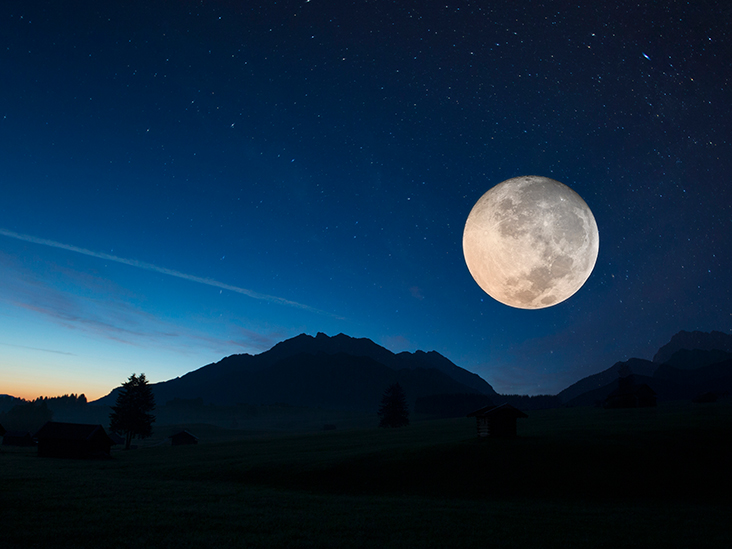
#> input picture testImg1.jpg, 732 x 549 px
$ python -i ex1_utils.py   (imports and definitions only)   (older library calls are emulated)
#> lines starting #> are read from the running program, lines starting #| are printed output that depends on the picture
#> further down, picture is the input picture: shape (549, 732, 3); mean B, G, R 66.7, 43.4, 16.8
"""
        '########:'##::::'##::::'##:::
         ##.....::. ##::'##:::'####:::
         ##::::::::. ##'##::::.. ##:::
         ######:::::. ###::::::: ##:::
         ##...:::::: ## ##:::::: ##:::
         ##:::::::: ##:. ##::::: ##:::
         ########: ##:::. ##::'######:
        ........::..:::::..:::......::
"""
from typing import List
import matplotlib.pyplot as plt
import cv2
import numpy as np
LOAD_GRAY_SCALE = 1
LOAD_RGB = 2


# [48 lines left out: functions myID, imReadAndConvert, imDisplay, not called in this run]


def transformRGB2YIQ(imgRGB: np.ndarray) -> np.ndarray:
    """
    Converts an RGB image to YIQ color space
    :param imgRGB: An Image in RGB
    :return: A YIQ in image color space
    """

    # 4.3A
    matrix = np.array([[0.299, 0.587, 0.114],
                    [0.596, -0.275, -0.321],
                    [0.212, -0.523, 0.311]])

    matrix_RGB2YIQ = np.dot(imgRGB, matrix.T.copy())   # Multiplication between matrices
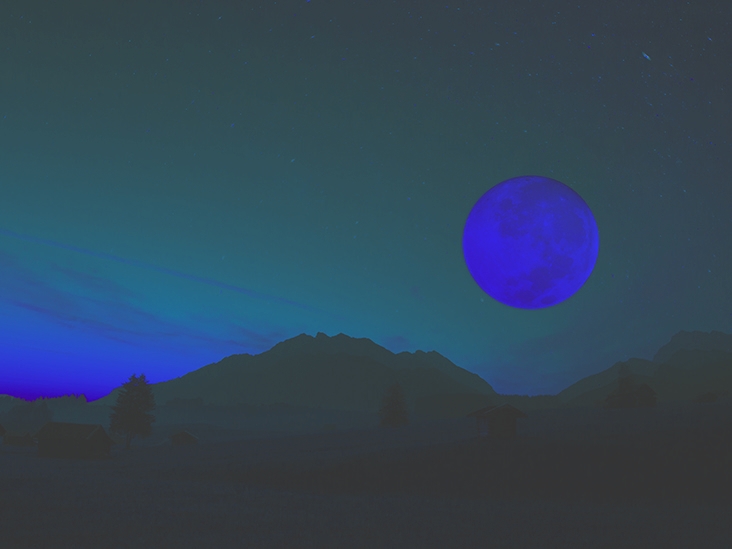
#> matrix_RGB2YIQ: shape (549, 732, 3) float64; mean B, G, R 47.3, 22.4, -3.3; drawn with min black and max white

    return matrix_RGB2YIQ


def transformYIQ2RGB(imgYIQ: np.ndarray) -> np.ndarray:
    """
      Converts an YIQ image to RGB color space
      :param imgYIQ: An Image in YIQ
      :return: A RGB in image color space
      """

    # 4.3B
    matrix = np.array([[0.299, 0.587, 0.114],
                    [0.596, -0.275, -0.321],
                    [0.212, -0.523, 0.311]])
    matrix_inverse = np.linalg.inv(matrix)   # find the inverse matrix
    matrix_YIQ2RGB = np.dot(imgYIQ, matrix_inverse.T.copy())   # Multiplication between matrices

    return matrix_YIQ2RGB


def hsitogramEqualize(imgOrig: np.ndarray) -> (np.ndarray, np.ndarray, np.ndarray):
    """
        Equalizes the histogram of an image
        :param imgOrig: Original Histogram
        :ret
    """
    # 4.4
    imageIsRGB = False  # flag check

    if len(imgOrig.shape) == 3:  # check that is RGB image
        imageIsRGB = True
        yiqImage = transformRGB2YIQ(imgOrig)   # transform image from RGB TO YIQ
        imgOrig = yiqImage[:, :, 0]    # Y channel of the YIQ image
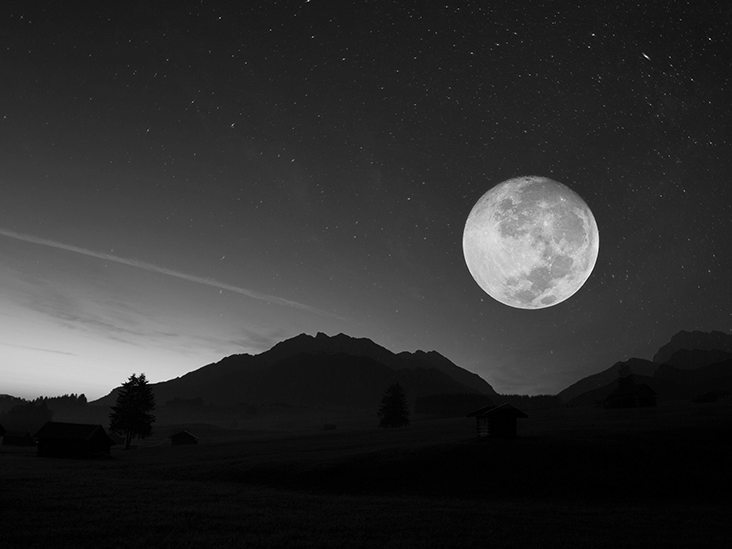
#> imgOrig: shape (549, 732) float64; min 0, max 254.4, mean 47.3

    imgOrig = cv2.normalize(imgOrig, None, 0, 255, cv2.NORM_MINMAX)
    imgOrig = imgOrig.astype('uint8')  # cast all the pixels to integers type
    histOrg = np.histogram(imgOrig.flatten(), bins=256)[0]  # Calculate Image Histogram
#> histOrg = 256 values, max 15648 at index 2, min 0 at index 244, mean 1569.8
    cs = np.cumsum(histOrg)  # Calculate Cumulative Sum(CumSum)
#> cs = 256 values from 1432 to 401868
    imgEq = cs[imgOrig]     # the new image with the equalized histogram
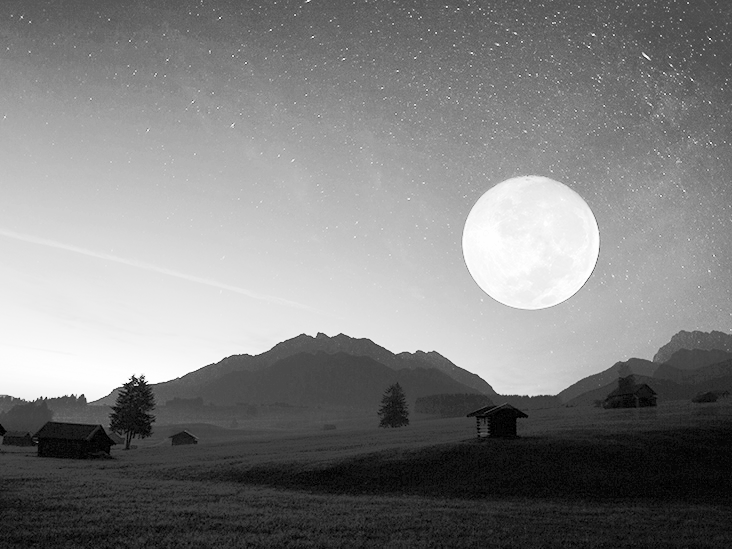
#> imgEq: shape (549, 732) int64; min 1432, max 401868, mean 203440.9; drawn with min black and max white
    imgEq = cv2.normalize(imgEq, None, 0, 255, cv2.NORM_MINMAX)
    imgEq = imgEq.astype('uint8') # cast all the pixels to integers type
    histEq = np.histogram(imgEq.flatten(), bins=256)[0]    # Calculate Image Histogram
#> histEq = 256 values, max 15648 at index 17, min 0 at index 1, mean 1569.8

    if imageIsRGB:  # flag check
        yiqImage[:, :, 0] = imgEq / 255  # Y channel of the YIQ image and normalize
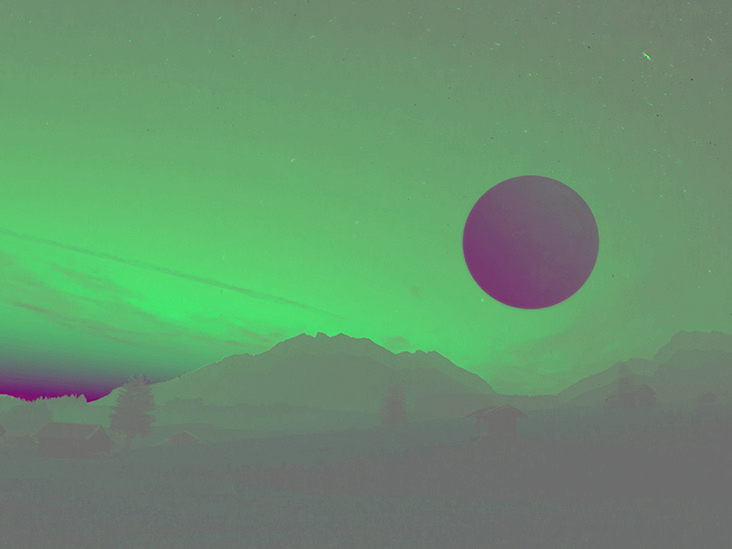
#> yiqImage: shape (549, 732, 3) float64; mean B, G, R 0.5, 22.4, -3.3; drawn with min black and max white
        imgEq = transformYIQ2RGB(yiqImage)     # transform image from YIQ TO RGB
#> in transformYIQ2RGB, `matrix_YIQ2RGB = np.dot(imgYIQ, matrix_inverse.T.copy())`:
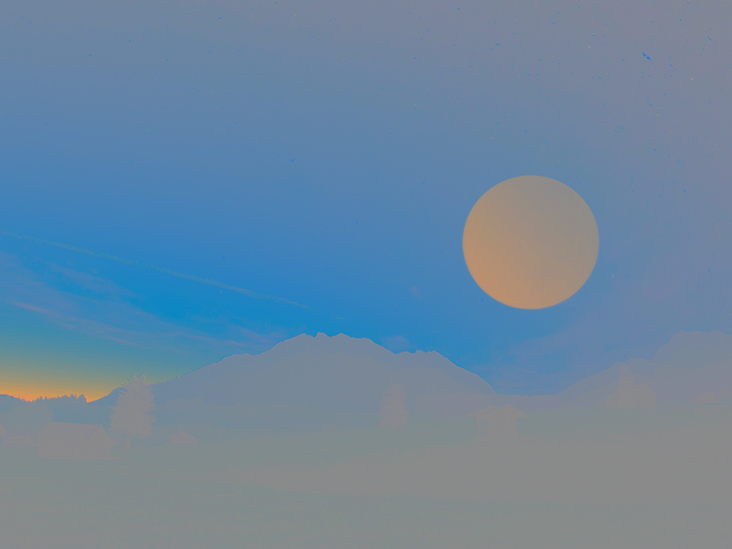
#> matrix_YIQ2RGB: shape (549, 732, 3) float64; mean B, G, R 19.9, -3.4, -30; drawn with min black and max white

    return imgEq, histOrg, histEq


# [83 lines left out: functions caclculate_middle_boundary, quantizeImage, not called in this run]

>>> import cv2
>>> picture = cv2.imread('testImg1.jpg')
>>> result = hsitogramEqualize(picture)

$ run again, on testImg2.jpg
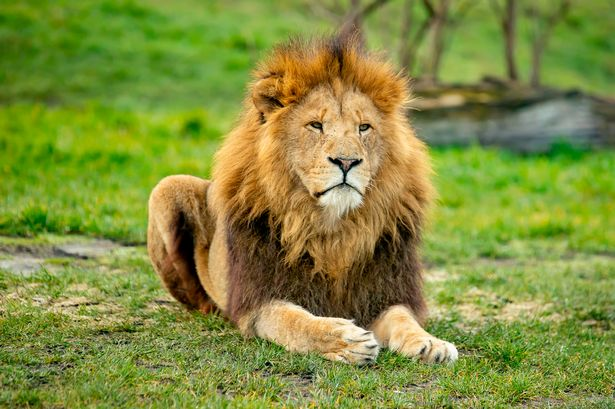
#> input picture testImg2.jpg, 615 x 409 px
#> picture is the input picture: shape (409, 615, 3); mean B, G, R 62.2, 141.1, 130.2
#> histOrg = 256 values, max 3005 at index 121, min 0 at index 127, mean 982.6
#> cs = 256 values from 348 to 251535
#> in hsitogramEqualize, `imgEq = cs[imgOrig]`:
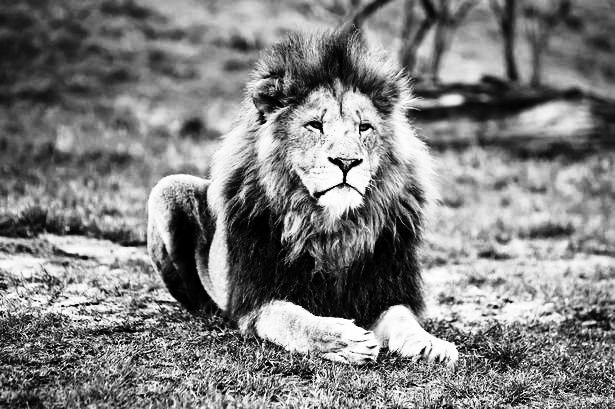
#> imgEq: shape (409, 615) int64; min 348, max 251530, mean 125965; drawn with min black and max white
#> histEq = 256 values, max 5814 at index 149, min 0 at index 32, mean 982.6
#> in transformYIQ2RGB, `matrix_YIQ2RGB = np.dot(imgYIQ, matrix_inverse.T.copy())`:
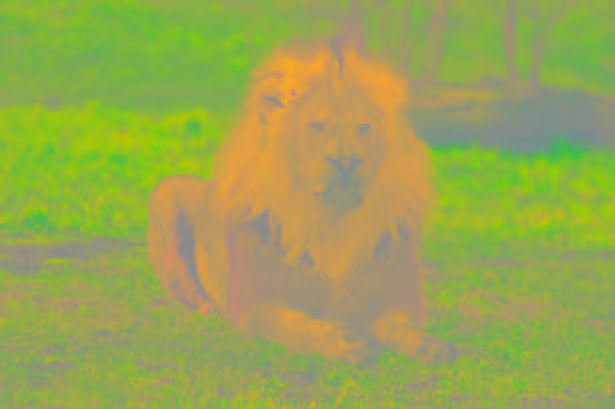
#> matrix_YIQ2RGB: shape (409, 615, 3) float64; mean B, G, R -53.6, 25.3, 14.5; drawn with min black and max white
